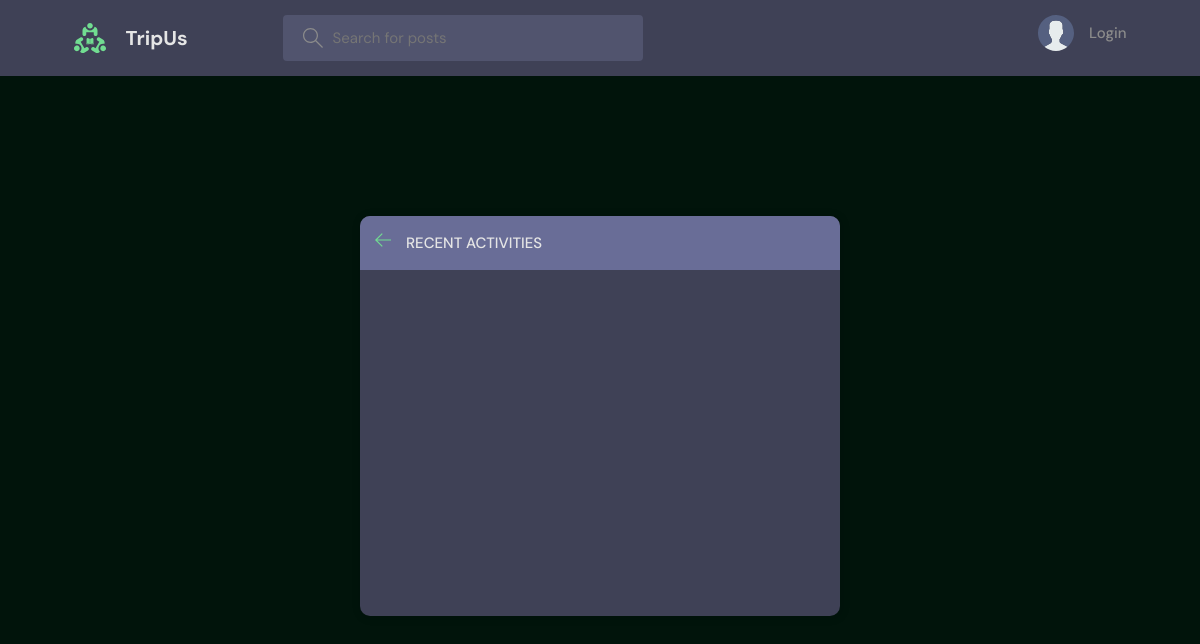
/activity/, run on an earlier commit of the app's database.
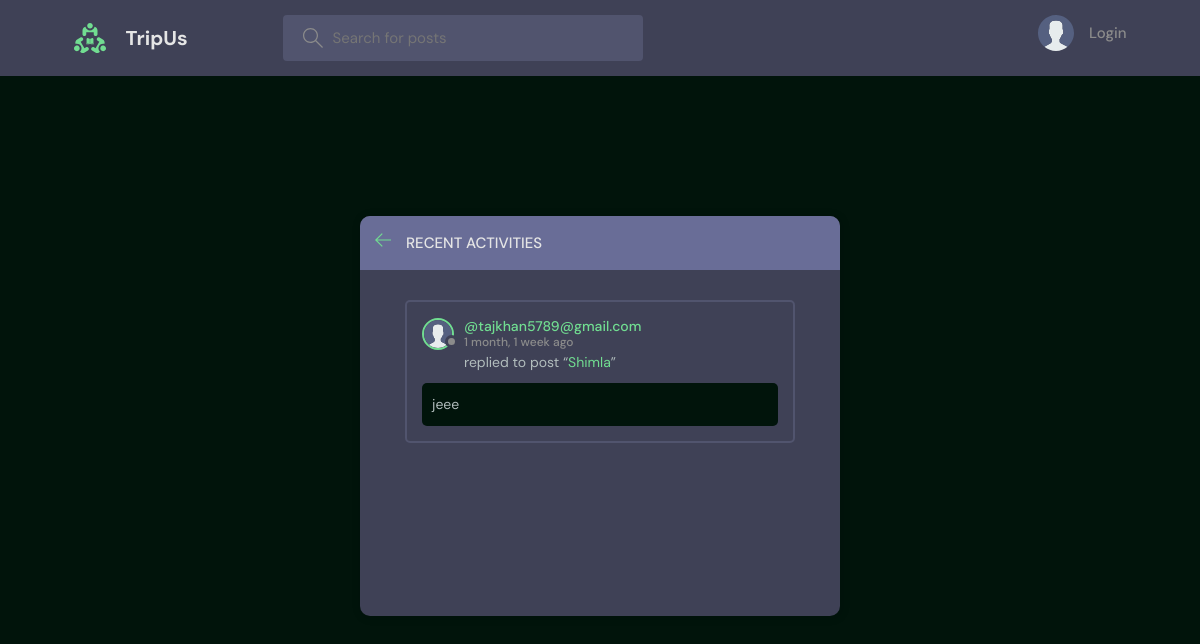
And on a later commit of the database.
### base/models.py (models this page shows, shortened)
class Message(models.Model):
    user = models.ForeignKey(User, on_delete=models.CASCADE)
    room = models.ForeignKey(Room, on_delete=models.CASCADE)
    body = models.TextField()
    updated = models.DateTimeField(auto_now=True)
    created = models.DateTimeField(auto_now_add=True)
    class Meta:
        ordering = ['-updated', '-created']

class User(AbstractUser):
    name = models.CharField(max_length=200, null=True)
    email = models.EmailField(unique=True, null=True)
    bio = models.TextField(null=True)
    avatar = models.ImageField(null=True, default="avatar.svg")
    USERNAME_FIELD = 'username'
    REQUIRED_FIELDS = []

class Room(models.Model):
    host = models.ForeignKey(User, on_delete=models.SET_NULL, null=True)
    topic = models.ForeignKey(Topic, on_delete=models.SET_NULL, null=True)
    name = models.CharField(max_length=200)
    description = models.TextField(null=True, blank=True)
    participants = models.ManyToManyField(
        User, related_name='participants', blank=True)
    updated = models.DateTimeField(auto_now=True)
    created = models.DateTimeField(auto_now_add=True)
    class Meta:
        ordering = ['-updated', '-created']
    def __str__(self):
        return self.name

### base/views.py (the view)
# urls.py: path('activity/', views.activityPage, name="activity"),
def activityPage(request):
    room_messages = Message.objects.all()
    return render(request, 'base/activity.html', {'room_messages': room_messages})

### base/templates/base/activity.html (shortened to what this page needs)
{% extends 'main.html' %}
{% block content %}
<main class="layout">
  <div class="container">
    <div class="layout__box">
      <div class="layout__boxHeader">
        <div class="layout__boxTitle">
          <a href="{% url 'home' %}">
            <svg version="1.1" xmlns="http://www.w3.org/2000/svg" width="32" height="32" viewBox="0 0 32 32">
              <title>arrow-left</title>
              <path
                d="M13.723 2.286l-13.723 13.714 13.719 13.714 1.616-1.611-10.96-10.96h27.625v-2.286h-27.625l10.965-10.965-1.616-1.607z">
              </path>
              </path>
            </svg>
          </a>
          <h3>Recent Activities</h3>
        </div>
      </div>
      <div class="activities-page layout__body">
        {% for message in room_messages %}
        <div class="activities__box">
          <div class="activities__boxHeader roomListRoom__header">
            <a href="{% url 'user-profile' message.user.id %}" class="roomListRoom__author">
              <div class="avatar avatar--small">
                <img src="{{message.user.avatar.url}}" />
              </div>
              <p>
                @{{message.user}}
                <span>{{message.created|timesince}} ago</span>
              </p>
            </a>
          </div>
          <div class="activities__boxContent">
            <p>replied to post “<a href="{% url 'room' message.room.id %}">{{message.room}}</a>”</p>
            <div class="activities__boxRoomContent">
              {{message.body}}
            </div>
          </div>
        </div>
        {% endfor %}
      </div>
    </div>
  </div>
</main>
{% endblock content %}

What changed in the data, as far as the page shows it:
added Message: user.avatar (placeholder picture), user "tajkhan5789@gmail.com", created "1 month, 1 week", room "Shimla", body "jeee"
